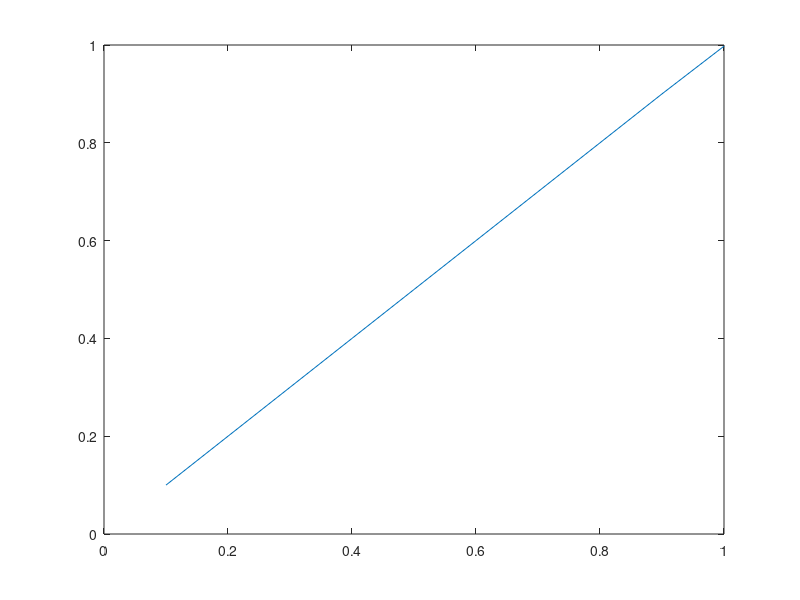

MATLAB code for this plot:




delta = 0.5;



% Width of the middle layer
n = 5;




x = [0.1:0.1:1]';

% Initialize matrices
A1 = zeros(n,length(x));
A2 = zeros(n,n);
A3 = ones(length(x),n);

b1 = zeros(n,1);
b2 = zeros(n,1);
b3 = zeros(length(x),1);



% Activation function sigma(x) = 1./(1 + exp(-x)), 
% sigma'(x) = sigma(x) - sigma^2(x) 

% f(x) = sigma( A3 sigma(A2 sigma( A1 x + b1) + b2 ) + b3 ) 
% Loss fct (1\2) || f(x) - x ||^2 



for k=1:100000
% Function evaluations

    f1 = 1./(1 + exp( - (A1 * x  + b1) ));
    f2 = 1./(1 + exp( - (A2 * f1 + b2) ));
    f3 = 1./(1 + exp( - (A3 * f2 + b3) ));

    L = (1\2) * norm(f3 - x)^2 ;
    
    if mod(k,1000) == 0 
        
        L
        plot(x,f3);
        pause(0.1)
        
    end;
    
    
    if mod(k,10) == 0 && k<1000
        
        L
        plot(x,f3);
        pause(0.2)
        
    end;
    
    if L<10^(-5)
        
        L
        k
        plot(x,f3);
        break;
        
    end
        
    
    
% Derivatives hitting the activation fct

    S1 = diag( f1 - f1.^2 );
    S2 = diag( f2 - f2.^2 );
    S3 = diag( f3 - f3.^2 );

% Cost derivative D_{f3} L

    DL = (f3 - x)'; 

% Last layer D_{b3} L, and update b3

    Db3 = DL * S3;

    b3 = b3 - delta * Db3';

% Last layer D_{A3} L, use Db3 to compute it

    DA3 = (f2 * Db3);

% Second last layer D_{b2} L, update b2 and A3

    Db2 = Db3 * A3 * S2;

    b2 = b2 - delta * Db2';

    A3 = A3 - delta * DA3'; 

% Second last  layer D_{A2} L

    DA2 = (f1 * Db2);

% First layer D_{b1} L, update b1 and A2

    Db1 = Db2 * A2 * S1;
    b1 = b1 - delta * Db1';
    A2 = A2 - delta * DA2'; 

% First layer D_{A1} L, update A3

    DA1 = (x * Db1);
    A1 = A1 - delta * DA1'; 

end